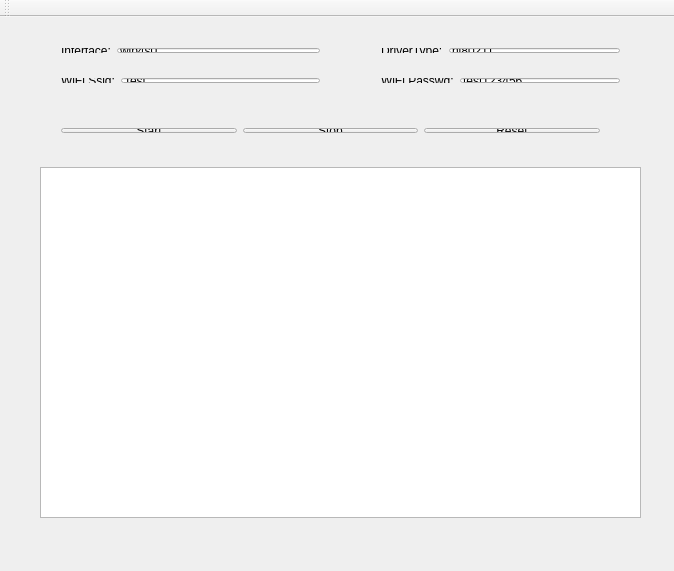
<?xml version="1.0" encoding="UTF-8"?>
<ui version="4.0">
 <class>MainWindow</class>
 <widget class="QMainWindow" name="MainWindow">
  <property name="geometry">
   <rect>
    <x>0</x>
    <y>0</y>
    <width>674</width>
    <height>571</height>
   </rect>
  </property>
  <property name="windowTitle">
   <string>HostapdManager</string>
  </property>
  <widget class="QWidget" name="centralWidget">
   <widget class="QTextEdit" name="edit_show_log">
    <property name="geometry">
     <rect>
      <x>40</x>
      <y>150</y>
      <width>601</width>
      <height>351</height>
     </rect>
    </property>
   </widget>
   <widget class="QWidget" name="layoutWidget">
    <property name="geometry">
     <rect>
      <x>50</x>
      <y>50</y>
      <width>281</width>
      <height>27</height>
     </rect>
    </property>
    <layout class="QFormLayout" name="formLayout">
     <item row="0" column="0">
      <widget class="QLabel" name="label_2">
       <property name="text">
        <string>WiFi Ssid:</string>
       </property>
      </widget>
     </item>
     <item row="0" column="1">
      <widget class="QLineEdit" name="edit_wifi_ssid">
       <property name="text">
        <string>Test</string>
       </property>
      </widget>
     </item>
    </layout>
   </widget>
   <widget class="QWidget" name="layoutWidget">
    <property name="geometry">
     <rect>
      <x>370</x>
      <y>50</y>
      <width>261</width>
      <height>27</height>
     </rect>
    </property>
    <layout class="QFormLayout" name="formLayout_2">
     <item row="0" column="0">
      <widget class="QLabel" name="label">
       <property name="text">
        <string>WiFi Passwd:</string>
       </property>
      </widget>
     </item>
     <item row="0" column="1">
      <widget class="QLineEdit" name="edit_wifi_passwd">
       <property name="text">
        <string>test123456</string>
       </property>
      </widget>
     </item>
    </layout>
   </widget>
   <widget class="QWidget" name="layoutWidget">
    <property name="geometry">
     <rect>
      <x>50</x>
      <y>100</y>
      <width>561</width>
      <height>27</height>
     </rect>
    </property>
    <layout class="QHBoxLayout" name="horizontalLayout">
     <item>
      <widget class="QPushButton" name="btn_start">
       <property name="text">
        <string>Start</string>
       </property>
      </widget>
     </item>
     <item>
      <widget class="QPushButton" name="btn_stop">
       <property name="text">
        <string>Stop</string>
       </property>
      </widget>
     </item>
     <item alignment="Qt::AlignVCenter">
      <widget class="QPushButton" name="btn_reset">
       <property name="text">
        <string>Reset</string>
       </property>
      </widget>
     </item>
    </layout>
   </widget>
   <widget class="QWidget" name="layoutWidget">
    <property name="geometry">
     <rect>
      <x>50</x>
      <y>20</y>
      <width>281</width>
      <height>27</height>
     </rect>
    </property>
    <layout class="QFormLayout" name="formLayout_3">
     <item row="0" column="0">
      <widget class="QLabel" name="label_3">
       <property name="text">
        <string>Interface:</string>
       </property>
      </widget>
     </item>
     <item row="0" column="1">
      <widget class="QLineEdit" name="edit_interface">
       <property name="text">
        <string>wlp4s0</string>
       </property>
      </widget>
     </item>
    </layout>
   </widget>
   <widget class="QWidget" name="layoutWidget">
    <property name="geometry">
     <rect>
      <x>370</x>
      <y>20</y>
      <width>261</width>
      <height>27</height>
     </rect>
    </property>
    <layout class="QFormLayout" name="formLayout_4">
     <item row="0" column="0">
      <widget class="QLabel" name="label_4">
       <property name="text">
        <string>DriverType:</string>
       </property>
      </widget>
     </item>
     <item row="0" column="1">
      <widget class="QLineEdit" name="edit_drive_type">
       <property name="text">
        <string>nl80211</string>
       </property>
      </widget>
     </item>
    </layout>
   </widget>
  </widget>
  <widget class="QMenuBar" name="menuBar">
   <property name="geometry">
    <rect>
     <x>0</x>
     <y>0</y>
     <width>674</width>
     <height>22</height>
    </rect>
   </property>
  </widget>
  <widget class="QToolBar" name="mainToolBar">
   <attribute name="toolBarArea">
    <enum>TopToolBarArea</enum>
   </attribute>
   <attribute name="toolBarBreak">
    <bool>false</bool>
   </attribute>
  </widget>
  <widget class="QStatusBar" name="statusBar">
   <property name="sizeGripEnabled">
    <bool>false</bool>
   </property>
  </widget>
 </widget>
 <layoutdefault spacing="6" margin="11"/>
 <resources/>
 <connections/>
</ui>
